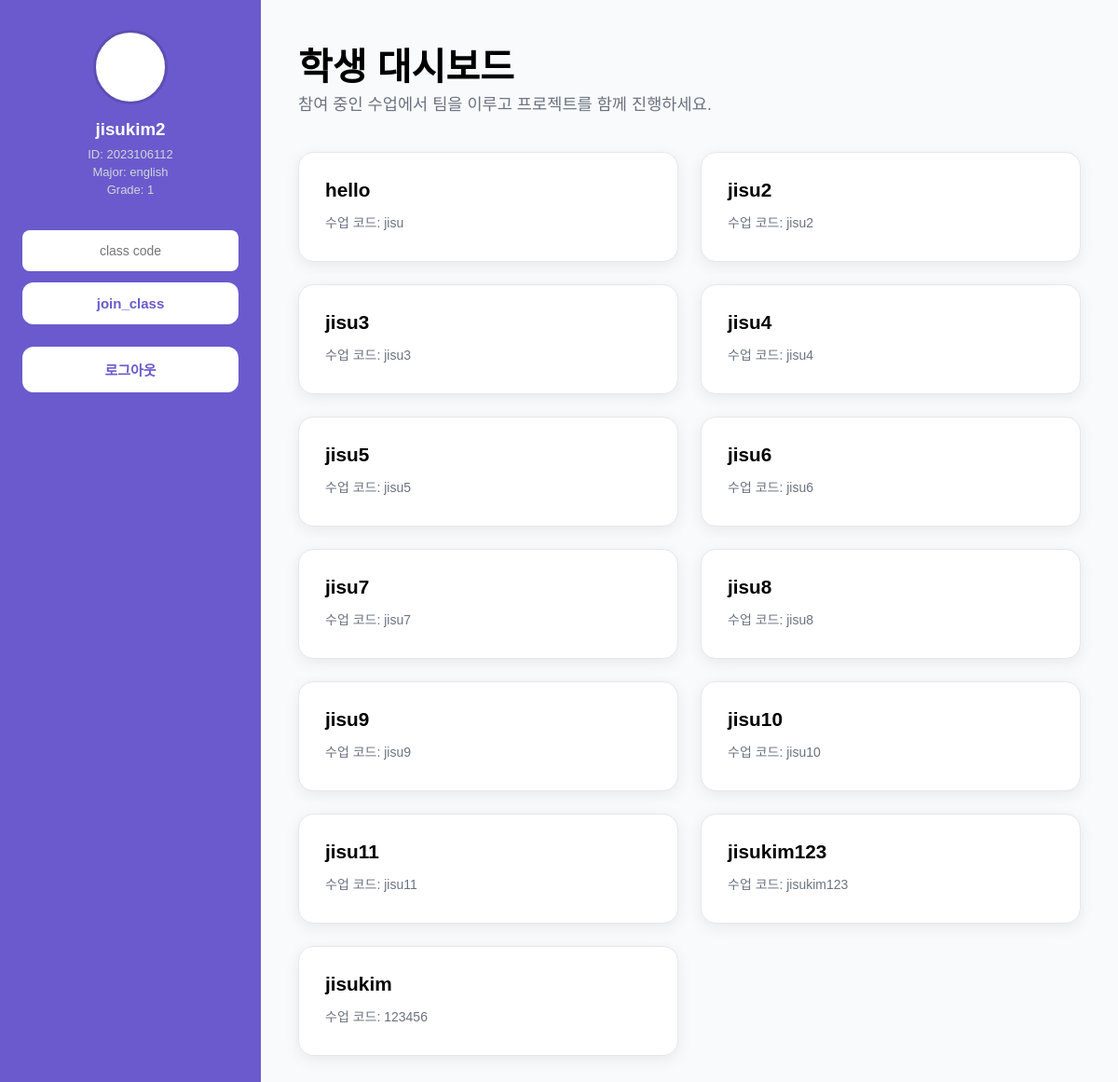
Screenshot of /mainpage_stu (signed in) with the database file from the repository.
### tables this page shows
CREATE TABLE "signup_info_student" (
	"username"	TEXT NOT NULL,
	"password"	TEXT NOT NULL,
	"major"	TEXT NOT NULL,
	"grade"	INTEGER NOT NULL,
	"student_number"	INTEGER NOT NULL,
	PRIMARY KEY("username")
);

CREATE TABLE "class_info" (
	"class_name"	TEXT NOT NULL,
	"class_code"	TEXT NOT NULL,
	"class_size"	INTEGER NOT NULL,
	"prof_id"	TEXT NOT NULL,
	"current_size"	INTEGER DEFAULT 0,
	PRIMARY KEY("class_code")
);

### main/backend.py (the view)
@app.route('/mainpage_stu')
def mainpage_stu():
        username = session.get("username")
        conn = sqlite3.connect('teample.db')
        cursor = conn.cursor()
        cursor.execute('SELECT class_code FROM class_relationship WHERE username = ?', (username,))
        included_class_codes = cursor.fetchall()
        conn.commit()
        conn.close()
        included_class_info = []
        conn = sqlite3.connect('teample.db')
        cursor = conn.cursor()
        for class_code in included_class_codes:
                cursor.execute('SELECT class_name, class_code, class_size FROM class_info WHERE class_code= ?', (class_code[0],))
                class_info = cursor.fetchone()
                if class_info:
                    included_class_info.append(class_info)
        return render_template("mainpage_stu.html", session=session, included_class_info= included_class_info)

### main/backend.py (called while the page is built)
@app.before_request
def save_logged_in_user():
    username = session.get('username')
    prof_or_stu = session.get('prof_or_stu')
    g.user = None
    if username and prof_or_stu:
        conn = sqlite3.connect('teample.db')
        conn.row_factory = sqlite3.Row
        cursor = conn.cursor()
        if prof_or_stu == 'student':
            cursor.execute('SELECT * FROM signup_info_student WHERE username = ?', (username,))
            g.user = cursor.fetchone()
            conn.close()
        elif prof_or_stu == 'prof':
            cursor.execute('SELECT * FROM signup_info_prof WHERE username = ?', (username,))
            g.user = cursor.fetchone()
            conn.close()

### main/templates/mainpage_stu.html (shortened to what this page needs)
<!DOCTYPE html>
<html>
    <head>
        <link rel="stylesheet" href="{{ url_for('static', filename='mainpage_stu.css') }}" />
    </head>
    <body>
    <div class="container">
        <div class="sidebar">
        <div class="profile">
            <div class="profile-pic"></div>
            <h3>{{session['username']}}</h3>
            <p>ID: {{session['student_number']}}</p>
            <p>Major: {{session['major']}} </p>
            <p>Grade: {{ session['grade']}} </p>
            </div>
            <div class= "join_team">
            <form action="/join_class" method="POST">
                <input placeholder = "class code" type="text" name= "class_code" id="class_code" required>
                <button id="team_button" type="submit" onsubmit="join_class_socket()">join_class</button>
            </form>            </div>
            <div class="logout">
                <button onclick="location.href='/logout'">로그아웃</button>
            </div>
        </div>
        <div class="main-content">
            <div class="page-header">
                <h1>학생 대시보드</h1>
                <p>참여 중인 수업에서 팀을 이루고 프로젝트를 함께 진행하세요.</p>
            </div>
            <div class="class-grid">
                {% if included_class_info %}
                    {% for class in included_class_info %}
                        <form action="/teample_stu" method="POST">
                            <button type="submit">
                                <div class="class-info">
                                    <h3>{{ class[0] }}</h3>
                                    <div class="class-details">
                                        <p>수업 코드: {{ class[1] }}</p>
                                    </div>
                                </div>
                            </button>
                        </form>
                    {% endfor %}
                {% else %}
                    <div class="empty-state">
                        <h3>아직 참여한 수업이 없습니다</h3>
                        <p>교수님께서 제공한 수업 코드로 수업에 참여해보세요!</p>
                    </div>
                {% endif %}
            </div>
        </div>
    </div>
    </body>
</html>

### main/static/mainpage_stu.css (style rules this page uses)
:root { --primary: #6a5acd; --primary-dark: #5d4eb4; --white: #ffffff; --text-light: #f0f0f0; --text-muted: #d1d5db; --bg-light: #f9fafb; --border-color: #e5e7eb; --font-family: 'Noto Sans KR', sans-serif; }
* { margin: 0; padding: 0; box-sizing: border-box; }
body { font-family: var(--font-family); background-color: var(--bg-light); }
.container { display: flex; min-height: 100vh; }
.sidebar { width: 280px; background: var(--primary); padding: 32px 24px; display: flex; flex-direction: column; flex-shrink: 0; }
.profile { text-align: center; margin-bottom: 32px; }
.profile-pic { width: 80px; height: 80px; background: var(--white); border-radius: 50%; margin: 0 auto 16px; border: 3px solid var(--primary-dark); }
.profile h3 { margin: 12px 0 8px; color: var(--white); }
.profile p { margin: 4px 0; font-size: 13px; color: var(--text-muted); }
.join_team { margin-bottom: 24px; }
.join_team input { width: 100%; padding: 14px; border-radius: 8px; border: none; margin-bottom: 12px; text-align: center; font-size: 14px; }
.join_team button { width: 100%; padding: 14px 20px; font-size: 15px; font-weight: 600; color: var(--primary); background: var(--white); border: none; border-radius: 12px; cursor: pointer; transition: all 0.3s ease; }
.logout button { margin-top: auto; width: 100%; padding: 14px 20px; font-size: 15px; font-weight: 600; color: var(--primary); background: var(--white); border: none; border-radius: 12px; cursor: pointer; transition: all 0.3s ease; }
.main-content { flex: 1; padding: 40px; }
.page-header { margin-bottom: 40px; }
.page-header h1 { font-size: 2.5rem; font-weight: 700; }
.page-header p { font-size: 1.1rem; color: #6b7280; }
.class-grid { display: grid; gap: 24px; grid-template-columns: repeat(auto-fill, minmax(320px, 1fr)); }
.class-grid form button { width: 100%; padding: 28px; background: var(--white); border-radius: 16px; box-shadow: 0 4px 16px rgba(0, 0, 0, 0.07); border: 1px solid var(--border-color); cursor: pointer; text-align: left; transition: all 0.3s ease; }
.class-info h3 { font-size: 1.3rem; margin-bottom: 12px; }
.class-details p { font-size: 14px; color: #6b7280; margin: 4px 0; }

### rows the page displays
signup_info_student: major "english"
class_info: class_name "hello", class_code "jisu"
class_info: class_name "jisu2", class_code "jisu2"
class_info: class_name "jisu3", class_code "jisu3"
class_info: class_name "jisu4", class_code "jisu4"
class_info: class_name "jisu5", class_code "jisu5"
class_info: class_name "jisu6", class_code "jisu6"
class_info: class_name "jisu7", class_code "jisu7"
class_info: class_name "jisu8", class_code "jisu8"
class_info: class_name "jisu9", class_code "jisu9"
class_info: class_name "jisu10", class_code "jisu10"
class_info: class_name "jisu11", class_code "jisu11"
class_info: class_name "jisukim123", class_code "jisukim123"
class_info: class_name "jisukim", class_code "123456"

### other values shown
{{ session['username'] }} "jisukim2"
{{ session['student_number'] }} "2023106112"
{{ session['grade'] }} "1"
